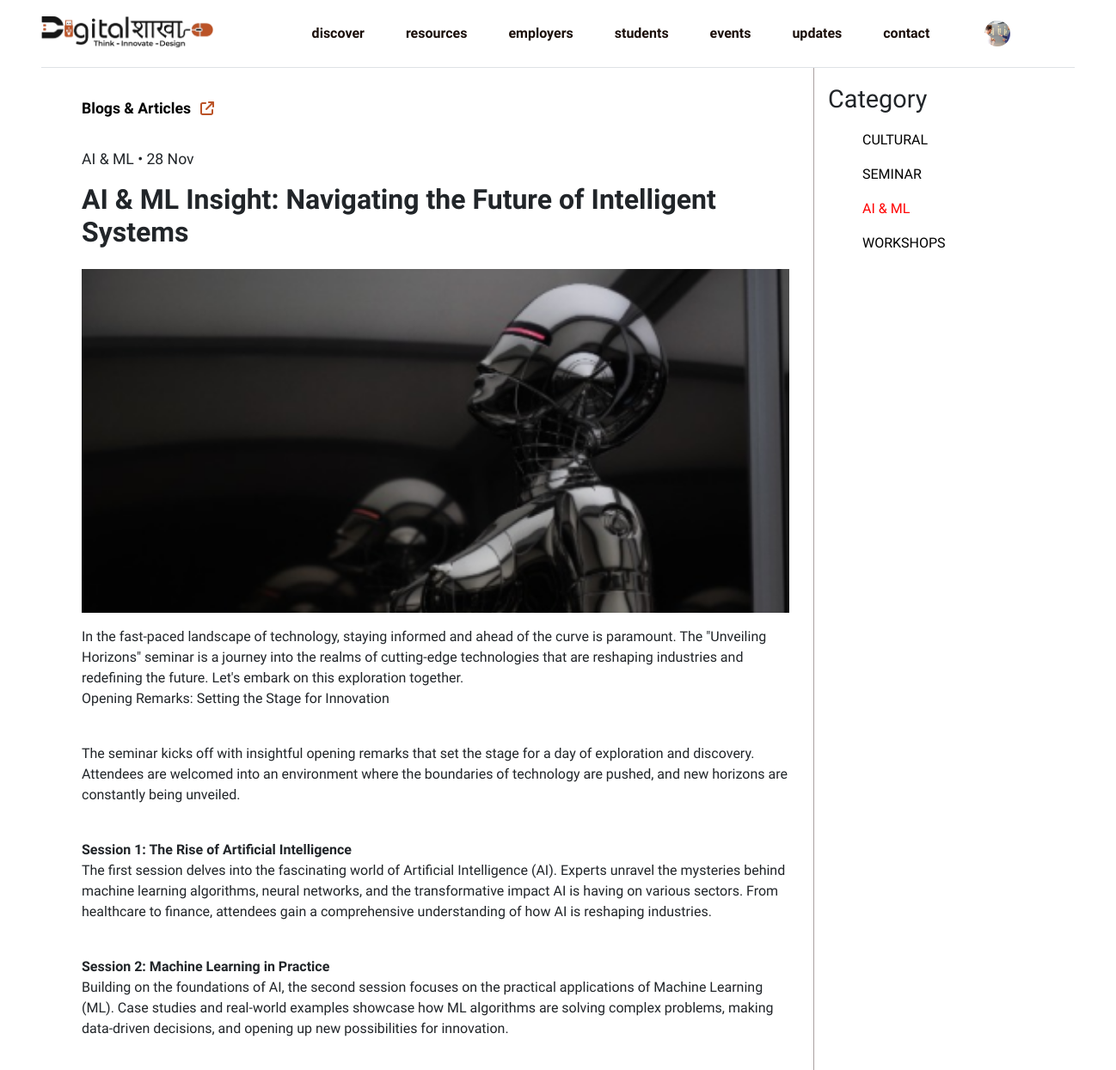
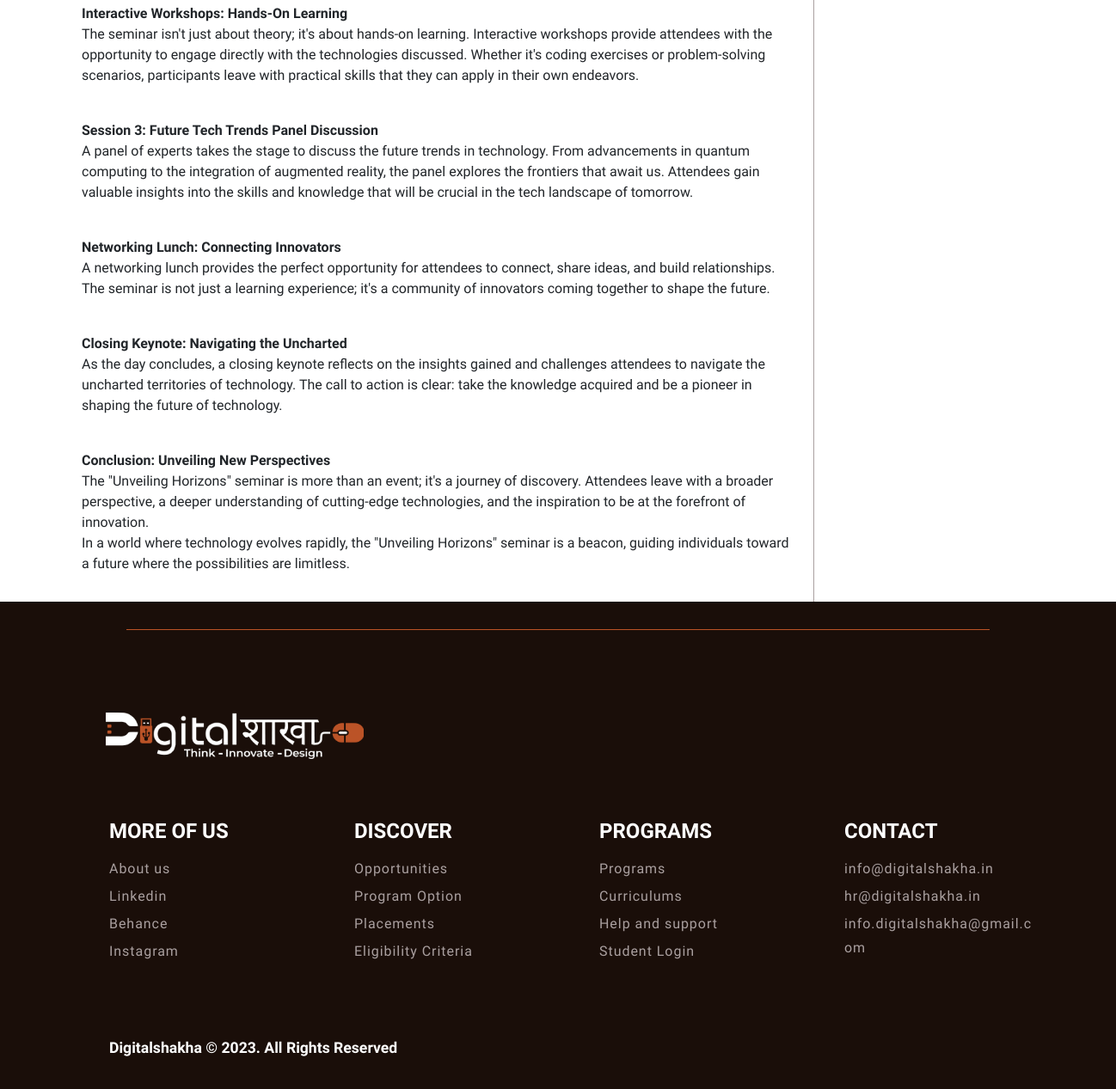
Screenshot of /blog_view.php?blog_id=3 (signed in) with the database file from the repository (2 pictures, top to bottom).
### tables this page shows
CREATE TABLE `application_tbl` (
  `id` int(11) NOT NULL,
  `registration_id` varchar(100) NOT NULL,
  `name` varchar(100) NOT NULL,
  `last_name` varchar(100) NOT NULL,
  `gender` varchar(20) NOT NULL,
  `dob` date NOT NULL,
  `phone` int(15) NOT NULL,
  `email` varchar(60) NOT NULL,
  `address_1` varchar(200) NOT NULL,
  `address_2` varchar(200) NOT NULL,
  `pin_code` int(10) NOT NULL,
  `city` varchar(100) NOT NULL,
  `state` varchar(100) NOT NULL,
  `country` varchar(100) NOT NULL,
  `collage` varchar(200) NOT NULL,
  `degree` tinyint(4) NOT NULL,
  `course` int(20) DEFAULT NULL,
  `duration` tinyint(4) NOT NULL,
  `know_about_as` int(20) DEFAULT NULL,
  `referral_code` int(100) NOT NULL,
  `profile_photo` varchar(200) NOT NULL,
  `payment_photo` varchar(200) NOT NULL,
  `transaction_id` varchar(100) NOT NULL,
  `payment_status` tinyint(4) NOT NULL DEFAULT 0,
  `status` tinyint(11) NOT NULL DEFAULT 1,
  `created_at` timestamp NOT NULL DEFAULT current_timestamp() ON UPDATE current_timestamp(),
  `updated_at` timestamp NOT NULL DEFAULT current_timestamp() ON UPDATE current_timestamp()
);

CREATE TABLE `blog_tbl` (
  `blog_id` int(11) NOT NULL,
  `blog_name` varchar(100) NOT NULL,
  `blog_date` date NOT NULL,
  `blog_category` int(11) NOT NULL,
  `blog_description` mediumtext NOT NULL,
  `blog_image` varchar(100) NOT NULL,
  `blog_status` tinyint(4) NOT NULL DEFAULT 1,
  `created_at` timestamp NOT NULL DEFAULT current_timestamp(),
  `updated_at` timestamp NOT NULL DEFAULT current_timestamp() ON UPDATE current_timestamp(),
  `blog_mini_description` text NOT NULL
);

CREATE TABLE `blog_category_tbl` (
  `blog_category_id` int(11) NOT NULL,
  `blog_category_name` varchar(100) NOT NULL,
  `blog_category_status` tinyint(4) NOT NULL DEFAULT 1,
  `created_at` timestamp NOT NULL DEFAULT current_timestamp(),
  `updated_at` timestamp NOT NULL DEFAULT current_timestamp() ON UPDATE current_timestamp()
);

### blog_view.php (the view, shortened to what this page needs)
<?php require('./includes/header.php');
require('./admin/config/dbcon.php');
if (isset($_GET['blog_id'])) {
    $id = $_GET['blog_id'];
    $sql = "SELECT * FROM blog_tbl LEFT JOIN blog_category_tbl ON blog_tbl.blog_category = blog_category_tbl.blog_category_id  WHERE blog_id = '$id'";
    $sql_run = mysqli_query($con, $sql);
    if (mysqli_num_rows($sql_run) > 0) {
        $row = mysqli_fetch_assoc($sql_run);
        $timestamp = strtotime($row['blog_date']);
        $day = date('d', $timestamp);
        $month = date('M', $timestamp);
    }
}
?>
<section class="blog_view_1">
    <div class="container">
        <div class="row">
            <div class="col-md-9">
                <div class="heading">
                    <a href="./blog.php">Blogs & Articles<i class="fa-solid fa-arrow-up-right-from-square"></i></a>
                </div>
                <div class="head_text">
                    <p><?php if ($row['blog_category'] == $row['blog_category_id']) {
                            echo $row['blog_category_name'];
                        } ?> • <?= $day ?> <?= $month ?></p>
                    <h1><?= $row['blog_name'] ?></h1>
                </div>
                <div class="img">
                    <img src="./admin/blog_images/<?= $row['blog_image'] ?>" alt="">
                </div>
                <div class="text">
                    <div class="main_description mt-3">
                        <?= $row['blog_description'] ?>
                    </div>
                </div>
            </div>
            <div class="col-md-3">
                <div class="category">
                    <h1>Category</h1>
                    <ul>
                    <?php
                    $query = "SELECT * FROM blog_category_tbl where blog_category_status = 1";
                    $query_run = mysqli_query($con, $query);
                    if (mysqli_num_rows($query_run) > 0) {
                        foreach ($query_run as $data) {
                    ?>
                            <li><a href="./blog_category.php?cat_id=<?= $data['blog_category_id'] ?>" style="<?php if($row['blog_category'] == $data['blog_category_id']){echo "color:red;";}?>" ><?= $data['blog_category_name'] ?></a></li>
                    <?php
                        }
                    }
                    ?>
                    </ul>
                </div>
            </div>
        </div>
    </div>
</section>
<?php
require('./includes/footer.php');
require('./includes/end_html.php');
?>

### includes/header.php (shortened to what this page needs)
<?php
require('./admin/config/dbcon.php');
?>
<!DOCTYPE php>
<head>
    <link rel="stylesheet" href="./bootstrap/css/bootstrap.css">
    <link rel="stylesheet" href="./assets/css/header.css">
    <link rel="stylesheet" href="./assets/css/index.css">
    <link rel="stylesheet" href="./assets/css/footer.css">
    <link rel="stylesheet" href="./assets/css/resources.css">
    <link rel="stylesheet" href="./assets/css/resumebuilding.css">
    <link rel="stylesheet" href="./assets/css/opportunities.css">
    <link rel="stylesheet" href="./assets/css/reset_password.css">
    <link rel="stylesheet" href="./assets/css/register.css">
    <link rel="stylesheet" href="./assets/css/explore_opportunities.css">
    <link rel="stylesheet" href="./assets/css/internship_resources.css">
    <link rel="stylesheet" href="./assets/css/events.css">
    <link rel="stylesheet" href="./assets/css/application.css">
    <link rel="stylesheet" href="./assets/css/blog.css">
    <link rel="stylesheet" href="./assets/css/blog_view.css">
    <link rel="stylesheet" href="./assets/css/news_letter.css">
    <link rel="stylesheet" href="./assets/css/schedule_interview.css">
    <link rel="stylesheet" href="./assets/css/program_option.css">
    <link rel="stylesheet" href="./assets/css/internship_track_0.css">
    <link rel="stylesheet" href="./assets/css/internship_track_1.css">
    <link rel="stylesheet" href="./assets/css/seasonal_placements.css">
    <link rel="stylesheet" href="./assets/css/placement_view.css">
    <link rel="stylesheet" href="./assets/css/eligibility_criteria.css">
    <link rel="stylesheet" href="./assets/css/program_view.css">
    <link rel="stylesheet" href="./assets/css/contact.css">
    <link rel="stylesheet" href="./assets/css/opportunities_view.css">
    <link rel="stylesheet" href="./assets/css/modals.css">
    <link rel="stylesheet" href="./assets/css/cover_letter.css">
    <link rel="stylesheet" href="./assets/css/interview_insights.css">
    <link rel="stylesheet" href="./assets/css/success_stories.css">
    <link rel="stylesheet" href="./assets/css/partner_with_us.css">
    <link rel="stylesheet" href="./assets/css/employee_contact.css">
    <link rel="stylesheet" href="./assets/css/application_success.css">
    <link rel="stylesheet" href="./assets/css/error.css">
    <link rel="stylesheet" href="./assets/css/about.css">
    <link rel="stylesheet" href="./assets/fontawesome-free-6.4.2-web/css/all.css">
    <link rel="stylesheet" href="./assets/splide-4.1.3/dist/css/splide.min.css">
    <link rel="stylesheet" href="./assets/css/preloading/effect.css">
    <link rel="stylesheet" href="./sweetalert2/sweetalert2.min.css">
    <link rel="stylesheet" href="./assets/OwlCarousel2/dist/assets/owl.carousel.css">
    <link rel="stylesheet" href="./assets/OwlCarousel2/dist/assets/owl.theme.default.css">
</head>
<body>
    <header class="header">
        <div class="header-inner">
            <div class="container-fluid px-lg-5">
                <nav class="navbar navbar-expand-lg border-bottom my-navbar main_nav">
                    <a class="navbar-brand" href="index.php">
                        <img src="./assets/images/digital_logo.png" class="logo1">
                    </a>
                    <div class="collapse navbar-collapse navbar_mobile" id="navbarSupportedContent">
                        <ul class="navbar-nav m-auto ps-3">
                            <li class="nav-item drop-list">
                                <a class="nav-link nav-after-effect hover-link" href="./index.php" id="header_link_home">
                                    discover
                                </a>
                            </li>
                            <li class="nav-item drop-list">
                                <a class="nav-link nav-after-effect hover-link" href="./resources.php" id="">resources</a>
                            </li>
                            <li class="nav-item drop-list">
                                <a class="nav-link nav-after-effect hover-link" href="#!" id="">employers</a>
                            </li>
                            <li class="nav-item drop-list">
                                <a class="nav-link hover-link nav-after-effect" href="#!" id="">students</a>
                            </li>
                            <li class="nav-item drop-list">
                                <a class="nav-link nav-after-effect hover-link" href="#!" id="">events</a>
                            </li>
                            <li class="nav-item drop-list">
                                <a class="nav-link nav-after-effect hover-link" href="#!" id="">updates</a>
                            </li>
                            <li class="nav-item list-group-item">
                                <a class="nav-link nav-after-effect" href="./contact.php" id="">
                                    contact
                                </a>
                            </li>
                            <li class="nav-item list-group-item padding2">
                                <?php
                                if (!isset($_SESSION['std_auth']) || !$_SESSION['std_auth'] && !isset($_SESSION['std_auth_user']['user_name']) || !$_SESSION['std_auth_user']['user_name']) {
                                ?>
                                    <div class="btns">
                                        <a class="login_popup">Login</a>
                                        <span>|</span>
                                        <a class="signup_popup">Signup</a>
                                    </div>
                                    <?php
                                } else {
                                    $email = $_SESSION['std_auth_user']['user_email'];
                                    $sql = "SELECT * FROM application_tbl WHERE email = '$email'";
                                    $sql_run = mysqli_query($con, $sql);
                                    if (mysqli_num_rows($sql_run) > 0) {
                                        $show_profile = mysqli_fetch_assoc($sql_run);
                                    ?>
                                        <div class="btns">
                                            <form class="std_log_out">
                                                <div class="drop-list">
                                                    <?php
                                                    if ($show_profile['profile_photo'] != '') {
                                                        echo "<a href='#!' class='hover-link'><img class='profile_img' src='./admin/student_application_photo/" . $show_profile['profile_photo'] . "'></a>
                                                                ";
                                                    } else {
                                                        echo "<a href='#!' class='hover-link'><img class='profile_img' src='./assets/images/logout_icon.svg'></a>
                                                                ";
                                                    }
                                                    ?>
                                                </div>
                                            </form>
                                        </div>
                                <?php
                                    }
                                }
                                ?>
                            </li>
                        </ul>
                    </div>
                </nav>
            </div>
        </div>
    </header>

### rows the page displays
application_tbl: profile_photo (picture)
blog_tbl: blog_category_tbl.blog_category_name "AI & ML", blog_date "28", blog_date "Nov", blog_name "AI & ML Insight: Navigating the Future of Intelligent Systems", blog_image (picture), blog_description "In the fast-paced landscape of technology, staying informed and ahead of the curve is paramount. The \"Unveiling Horizons\" seminar is a journey into the realms of cutting-edge technologies that are reshaping industries and redefining the future. Let's embark on this exploration together. Opening Remarks: Setting the Stage for Innovation The seminar kicks off with insightful opening remarks that set the stage for a day of exploration and discovery. Attendees are welcomed into an environment where the boundaries of technology are pushed, and new horizons are constantly being unveiled. Session 1: The Rise of Artificial Intelligence The first session delves into the fascinating world of…"
blog_category_tbl: blog_category_name "CULTURAL"
blog_category_tbl: blog_category_name "SEMINAR"
blog_category_tbl: blog_category_name "AI & ML"
blog_category_tbl: blog_category_name "WORKSHOPS"
